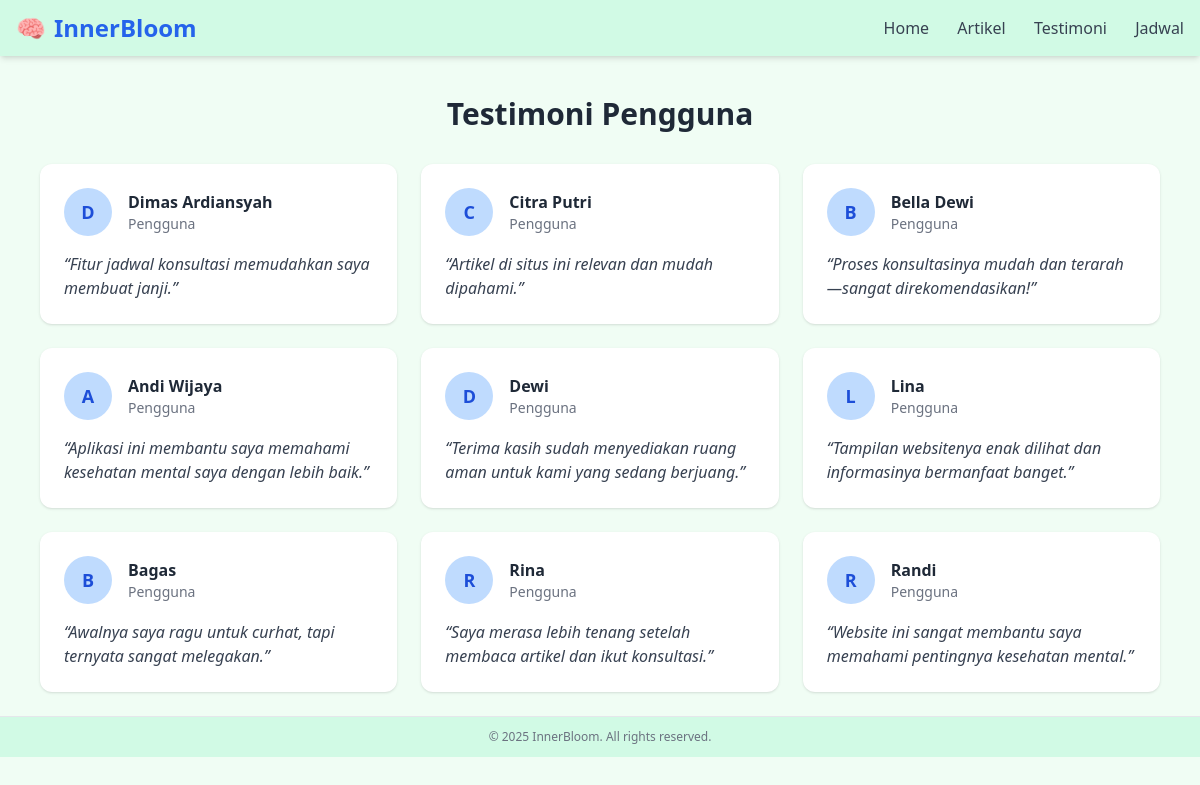
Page /project_akhir/testimoni.php on the committed database.
### tables this page shows
CREATE TABLE `testimoni` (
  `id` int(11) NOT NULL,
  `nama` varchar(100) NOT NULL,
  `pesan` text NOT NULL
);

### project_akhir/testimoni.php (the view, shortened to what this page needs)
<?php include 'db.php'; ?>
<!DOCTYPE html>
<html lang="id">
<head>
  <script src="https://cdn.tailwindcss.com"></script>
</head>
<body class="bg-green-50 text-gray-800">
  <nav class="bg-emerald-100 shadow-md">
  <div class="max-w-screen-xl mx-auto px-4 py-3 flex justify-between items-center">
    <div class="flex items-center space-x-2">
      <span class="text-2xl">🧠</span>
      <span class="text-2xl font-bold text-blue-600">InnerBloom</span>
    </div>
    <div class="space-x-6 text-gray-700 text-base font-medium">
      <a href="index.php" class="hover:text-blue-600 transition">Home</a>
      <a href="artikel.php" class="hover:text-blue-600 transition">Artikel</a>
      <a href="testimoni.php" class="hover:text-blue-600 transition">Testimoni</a>
      <a href="jadwal.php" class="hover:text-blue-600 transition">Jadwal</a>
    </div>
  </div>
</nav>
<div class="max-w-6xl mx-auto mt-10 px-4">
  <h2 class="text-3xl font-bold mb-8 text-center">Testimoni Pengguna</h2>
  <div class="grid grid-cols-1 md:grid-cols-2 lg:grid-cols-3 gap-6">
    <?php
    $result = mysqli_query($conn, "SELECT * FROM testimoni ORDER BY id DESC");
    while($row = mysqli_fetch_assoc($result)) { ?>
      <div class="bg-white p-6 rounded-xl shadow hover:shadow-md transition">
        <div class="flex items-center space-x-4 mb-4">
          <div class="w-12 h-12 rounded-full bg-blue-200 flex items-center justify-center text-blue-700 font-bold text-lg">
            <?= strtoupper(substr($row['nama'], 0, 1)) ?>
          </div>
          <div>
            <p class="font-semibold"><?= htmlspecialchars($row['nama']) ?></p>
            <p class="text-sm text-gray-500">Pengguna</p>
          </div>
        </div>
        <p class="text-gray-700 italic">“<?= htmlspecialchars($row['pesan']) ?>”</p>
      </div>
    <?php } ?>
  </div>
</div>
  <footer class="bg-white border-t mt-6">
  <div class="bg-emerald-100 text-center text-xs text-gray-500 py-3">
    &copy; <?= date('Y') ?> InnerBloom. All rights reserved.
  </div>
</footer>
</body>
</html>

### rows in the picture
testimoni: nama "D", nama "Dimas Ardiansyah", pesan "Fitur jadwal konsultasi memudahkan saya membuat janji."
testimoni: nama "C", nama "Citra Putri", pesan "Artikel di situs ini relevan dan mudah dipahami."
testimoni: nama "B", nama "Bella Dewi", pesan "Proses konsultasinya mudah dan terarah—sangat direkomendasikan!"
testimoni: nama "A", nama "Andi Wijaya", pesan "Aplikasi ini membantu saya memahami kesehatan mental saya dengan lebih baik."
testimoni: nama "D", nama "Dewi", pesan "Terima kasih sudah menyediakan ruang aman untuk kami yang sedang berjuang."
testimoni: nama "L", nama "Lina", pesan "Tampilan websitenya enak dilihat dan informasinya bermanfaat banget."
testimoni: nama "B", nama "Bagas", pesan "Awalnya saya ragu untuk curhat, tapi ternyata sangat melegakan."
testimoni: nama "R", nama "Rina", pesan "Saya merasa lebih tenang setelah membaca artikel dan ikut konsultasi."
testimoni: nama "R", nama "Randi", pesan "Website ini sangat membantu saya memahami pentingnya kesehatan mental."
